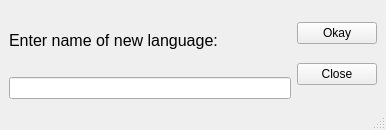
<?xml version="1.0" encoding="UTF-8"?>
<ui version="4.0">
 <class>newlanguage</class>
 <widget class="QMainWindow" name="newlanguage">
  <property name="geometry">
   <rect>
    <x>0</x>
    <y>0</y>
    <width>386</width>
    <height>130</height>
   </rect>
  </property>
  <property name="windowTitle">
   <string>Language Creation Tool</string>
  </property>
  <widget class="QWidget" name="centralwidget">
   <layout class="QGridLayout" name="gridLayout">
    <item row="0" column="0">
     <widget class="QLabel" name="lblNewLanguage">
      <property name="font">
       <font>
        <pointsize>12</pointsize>
       </font>
      </property>
      <property name="text">
       <string>Enter name of new language:</string>
      </property>
     </widget>
    </item>
    <item row="0" column="1" rowspan="2">
     <layout class="QVBoxLayout" name="verticalLayout">
      <item>
       <widget class="QPushButton" name="btnOkay">
        <property name="text">
         <string>Okay</string>
        </property>
       </widget>
      </item>
      <item>
       <widget class="QPushButton" name="btnClose">
        <property name="text">
         <string>Close</string>
        </property>
       </widget>
      </item>
     </layout>
    </item>
    <item row="1" column="0">
     <widget class="QLineEdit" name="lnName"/>
    </item>
   </layout>
  </widget>
  <widget class="QMenuBar" name="menubar">
   <property name="geometry">
    <rect>
     <x>0</x>
     <y>0</y>
     <width>386</width>
     <height>21</height>
    </rect>
   </property>
  </widget>
  <widget class="QStatusBar" name="statusbar"/>
 </widget>
 <resources/>
 <connections/>
</ui>
